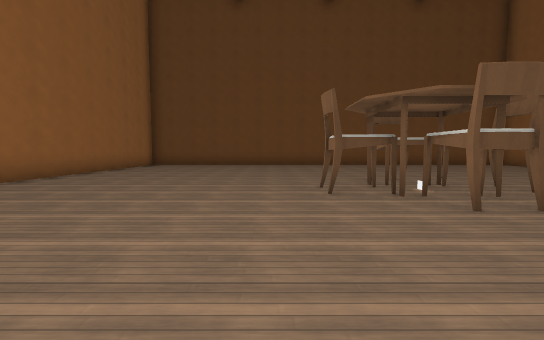
[1] (above)

12 first-person views from a walk through a 3-D level made in the Godot game engine. The camera is 1.3 m above the floor, tilts 4° down and sees 90° across. The floor is counted in squares, 2 m on a side. Each view is taken from the middle of a square. On the plan, view 1 faces up. The plan holds only what a view shows up to about 9 squares ahead; the rest is blank. The place goes on beyond the plan. Characters and animated objects are not drawn. Some surface patterns are stand-ins.

[2]
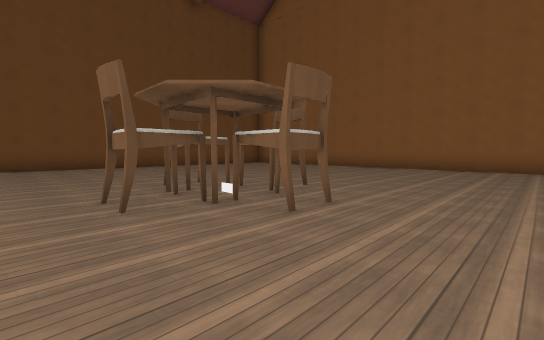

[3]
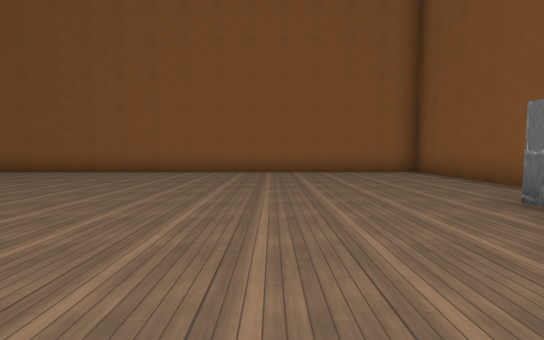

[4]
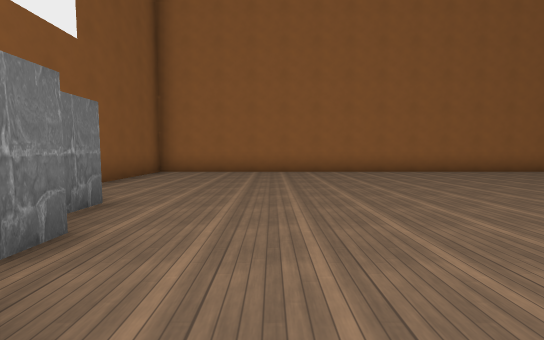

[5]
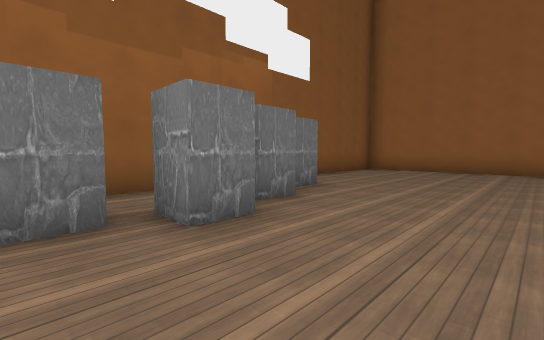

[6]
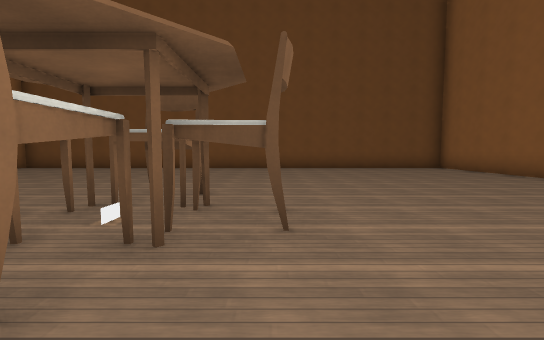

[7]
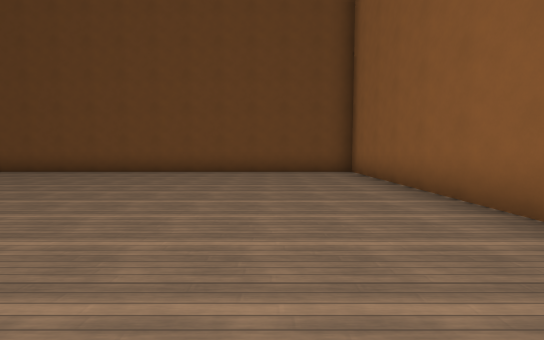

[8]
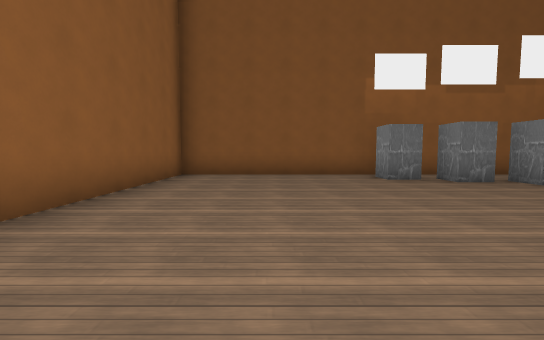

[9]
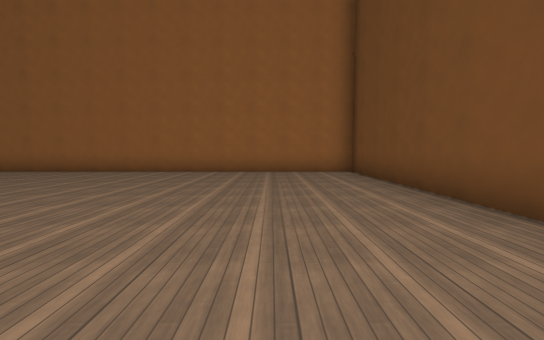

[10]
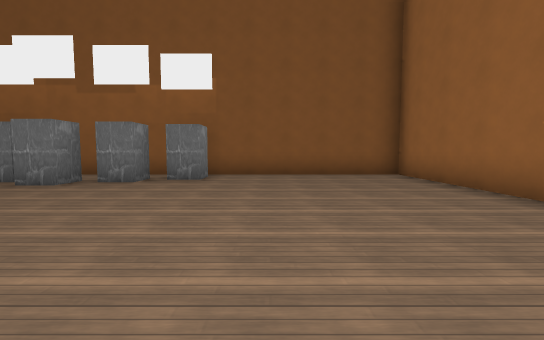

[11]
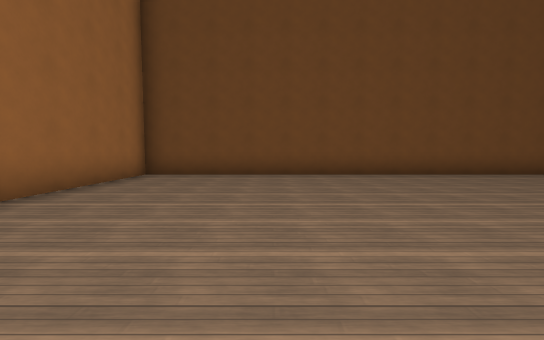

[12]
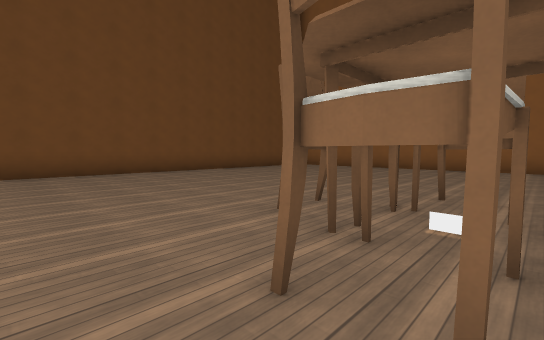

### Floor plan
Points are (right, up) in squares from view 1. A wall is a line through its corners. A room is listed if a view was taken in it or the views show most of it. See-through windows are left out.
Room 1 (views 1, 2, 3, 4, 5, 6, 7, 8, 9, 10, 11, 12)
walls: (1, 4.4) (1, 4.9); (0.9, 4.1) (0.9, 4.9); (1.9, 4.8) (0.9, 4.8); (2, 4.7) (2, 5.2); (1.9, 4.1) (1, 4.1) (0.9, 4.6); (3, 4.1) (2.9, 3) (2.2, 3) (2.2, 4); (3, 6) (2.1, 6); (2.9, 2.8) (3, 3.8) (2.1, 3.8); (4, 4.1) (4, 5); (4.1, 4.1) (3.1, 4.1); (-5.5, 12.5) (-5.5, -3.5) (10.5, -3.5) (10.5, 12.5) (-5.5, 12.5)
low walls: (2.5, 4.2) (2.5, 4.8)
objects: pedestal (0, -3) to (0, -2); pedestal (1, -2); pedestal (3, -2); pedestal (4, -2); pedestal (5, -3) to (5, -2)

Where each view was taken, in squares from view 1:
view 1: 0 up, 0 right, facing up
view 2: 1 up, 0 right, facing up-right
view 3: 1 up, 2 right, facing right
view 4: 0 up, 3 right, facing left
view 5: 1 up, 4 right, facing down-left
view 6: 2 up, 4 right, facing up
view 7: 4 up, 8 right, facing up
view 8: 4 up, 8 right, facing down
view 9: 10 up, 3 right, facing left
view 10: 4 up, 2 left, facing down
view 11: 5 up, 2 left, facing up
view 12: 4 up, 0 right, facing up-right
